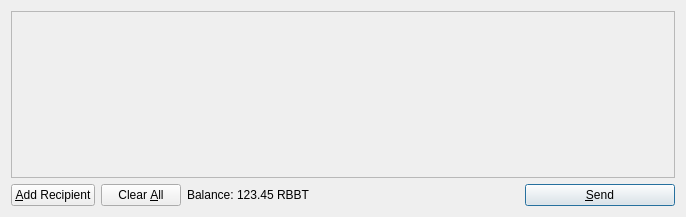
<?xml version="1.0" encoding="UTF-8"?>
<ui version="4.0">
 <class>SendCoinsDialog</class>
 <widget class="QDialog" name="SendCoinsDialog">
  <property name="geometry">
   <rect>
    <x>0</x>
    <y>0</y>
    <width>686</width>
    <height>217</height>
   </rect>
  </property>
  <property name="windowTitle">
   <string>Send Coins</string>
  </property>
  <layout class="QVBoxLayout" name="verticalLayout">
   <item>
    <widget class="QScrollArea" name="scrollArea">
     <property name="widgetResizable">
      <bool>true</bool>
     </property>
     <widget class="QWidget" name="scrollAreaWidgetContents">
      <property name="geometry">
       <rect>
        <x>0</x>
        <y>0</y>
        <width>660</width>
        <height>149</height>
       </rect>
      </property>
      <layout class="QVBoxLayout" name="verticalLayout_2">
       <property name="margin">
        <number>0</number>
       </property>
       <item>
        <layout class="QVBoxLayout" name="entries">
         <property name="spacing">
          <number>6</number>
         </property>
        </layout>
       </item>
       <item>
        <spacer name="verticalSpacer">
         <property name="orientation">
          <enum>Qt::Vertical</enum>
         </property>
         <property name="sizeHint" stdset="0">
          <size>
           <width>20</width>
           <height>40</height>
          </size>
         </property>
        </spacer>
       </item>
      </layout>
     </widget>
    </widget>
   </item>
   <item>
    <layout class="QHBoxLayout" name="horizontalLayout">
     <item>
      <widget class="QPushButton" name="addButton">
       <property name="toolTip">
        <string>Send to multiple recipients at once</string>
       </property>
       <property name="text">
        <string>&amp;Add Recipient</string>
       </property>
       <property name="autoDefault">
        <bool>false</bool>
       </property>
      </widget>
     </item>
     <item>
      <widget class="QPushButton" name="clearButton">
       <property name="sizePolicy">
        <sizepolicy hsizetype="Minimum" vsizetype="Fixed">
         <horstretch>0</horstretch>
         <verstretch>0</verstretch>
        </sizepolicy>
       </property>
       <property name="toolTip">
        <string>Remove all transaction fields</string>
       </property>
       <property name="text">
        <string>Clear &amp;All</string>
       </property>
       <property name="autoRepeatDelay">
        <number>300</number>
       </property>
       <property name="autoDefault">
        <bool>false</bool>
       </property>
      </widget>
     </item>
     <item>
      <layout class="QHBoxLayout" name="horizontalLayout_2">
       <property name="spacing">
        <number>3</number>
       </property>
       <item>
        <widget class="QLabel" name="label">
         <property name="text">
          <string>Balance:</string>
         </property>
        </widget>
       </item>
       <item>
        <widget class="QLabel" name="labelBalance">
         <property name="cursor">
          <cursorShape>IBeamCursor</cursorShape>
         </property>
         <property name="text">
          <string>123.45 RBBT</string>
         </property>
         <property name="textInteractionFlags">
          <set>Qt::LinksAccessibleByMouse|Qt::TextSelectableByKeyboard|Qt::TextSelectableByMouse</set>
         </property>
        </widget>
       </item>
      </layout>
     </item>
     <item>
      <spacer name="horizontalSpacer">
       <property name="orientation">
        <enum>Qt::Horizontal</enum>
       </property>
       <property name="sizeHint" stdset="0">
        <size>
         <width>40</width>
         <height>20</height>
        </size>
       </property>
      </spacer>
     </item>
     <item>
      <widget class="QPushButton" name="sendButton">
       <property name="minimumSize">
        <size>
         <width>150</width>
         <height>0</height>
        </size>
       </property>
       <property name="toolTip">
        <string>Confirm the send action</string>
       </property>
       <property name="text">
        <string>&amp;Send</string>
       </property>
       <property name="icon">
        <iconset resource="../bitcoin.qrc">
         <normaloff>:/icons/send</normaloff>:/icons/send</iconset>
       </property>
       <property name="default">
        <bool>true</bool>
       </property>
      </widget>
     </item>
    </layout>
   </item>
  </layout>
 </widget>
 <resources>
  <include location="../bitcoin.qrc"/>
 </resources>
 <connections/>
</ui>
